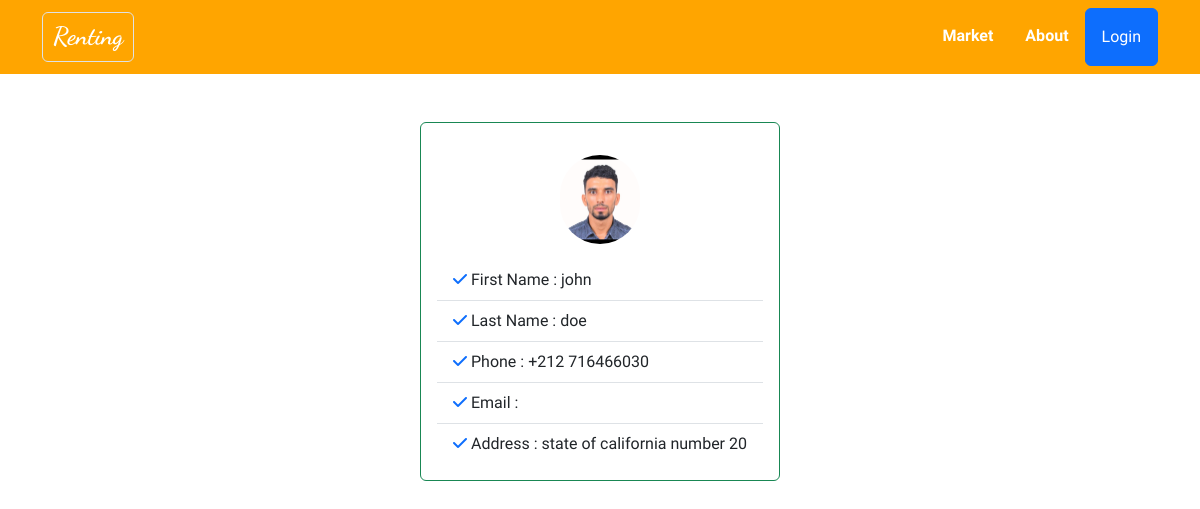
Page /contactowner/7/ on the committed database.
### app/models.py (models this page shows, shortened)
class Appartement(models.Model):
    user = models.ForeignKey(User, on_delete=models.CASCADE)
    renter = models.ForeignKey(Renter, on_delete=models.CASCADE, null=True, blank=True)
    city = models.CharField(max_length=50, choices=CITIES)
    address = models.CharField(max_length=200)
    is_fork = models.BooleanField(blank=True, default=False)
    price = models.PositiveIntegerField(default=0.00)
    period = models.CharField(max_length=50, choices=PERIOD, default='mois')
    size = models.FloatField(default=0.00, help_text="size in M*M")
    tage = models.CharField(max_length=50, choices=NUMBER)
    rooms = models.PositiveIntegerField(default=0)
    bathroom = models.PositiveIntegerField(default=0)
    kitchen = models.PositiveIntegerField(default=0)
    image1 = models.ImageField( upload_to="apt-images", blank=True, null=True)
    image2 = models.ImageField(upload_to="apt-images", blank=True, null=True)
    image3 = models.ImageField(upload_to="apt-images", blank=True, null=True)
    image4 = models.ImageField(upload_to="apt-images", blank=True, null=True)
    image5 = models.ImageField(blank=True, null=True)
    status = models.CharField(max_length=50, choices=STATUS, default='show', null=True)
    occupied = models.BooleanField(default=False, null=True)
    description = models.TextField(null=True, blank=True)
    created_at = models.DateTimeField(auto_now_add=True, null=True)

class Renter(models.Model):
    user = models.OneToOneField(User, on_delete=models.CASCADE)
    phone = models.PositiveIntegerField(null=True, blank=True)
    address = models.CharField(max_length=200, null=True, blank=True)
    image = models.ImageField(upload_to="profile_images",null=True, blank=True )

### app/views.py (the view)
# urls.py: path("contactowner/<str:pk>/", views.contactowner, name="contactowner")
def contactowner(request, pk):
    post = Appartement.objects.get(id = pk)
    context = {"post": post}
    return render(request, 'app/contact_owner/contact_owner.html', context)

### app/templates/app/contact_owner/contact_owner.html (shortened to what this page needs)
{% extends 'app/home.html' %}
{% load static %}
{% block content %}
<div class="container mt-5 d-flex justify-content-center align-items-center">
    <div class="border border-success rounded p-3 ">
    <div class="text-center p-3">
    {% if post.renter.image %}
    <img class="card-img-top rounded-pill" style="max-width: 80px;" src="{{post.renter.image.url}}" alt="Card image cap">
    {% else %}
    <img class="card-img-top rounded-pill" style="max-width: 80px;" src="{% static 'images/owner.jpg' %}" alt="Card image cap">
    {% endif %}
    </div>
    <ul class="list-group list-group-flush">
        <li class="list-group-item "> <i class="fa-solid fa-check text-primary"></i> First Name :  {{post.user.first_name}}</li>
        <li class="list-group-item "> <i class="fa-solid fa-check text-primary"></i> Last Name :  {{post.user.last_name}} </li>
        <li class="list-group-item "> <i class="fa-solid fa-check text-primary"></i> Phone : +212 {{post.renter.phone}}</li>
        <li class="list-group-item "><i class="fa-solid fa-check text-primary"></i> Email : {{post.renter.email}}</li>
        <li class="list-group-item "><i class="fa-solid fa-check text-primary"></i> Address : {{post.renter.address}}</li>
      </ul>
    </div>
</div>
{% endblock content %}

### static/css/style.css (style rules this page uses)
body { font-family: 'Balsamiq Sans', cursive; }

### rows in the picture
Appartement: renter.image (picture), user.first_name "john", user.last_name "doe", renter.phone "716466030", renter.address "state of california number 20"
